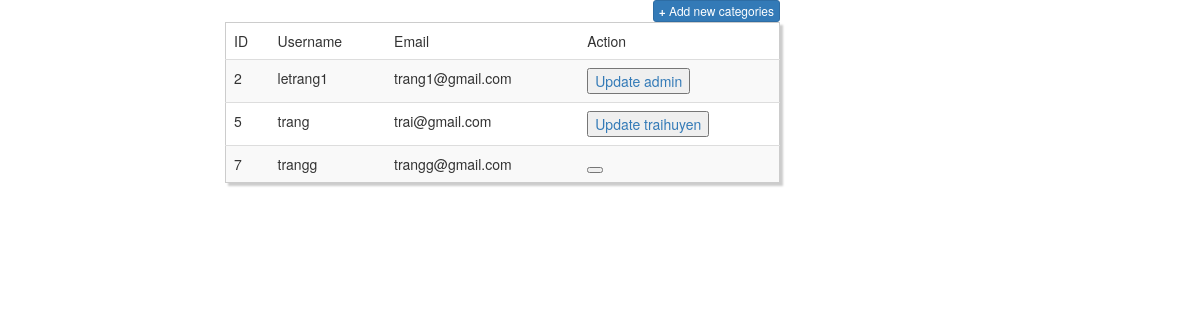
/BAITAP/registration/ptable.php (signed in), run on the app's committed database.
### tables this page shows
CREATE TABLE `user` (
  `id` int(11) NOT NULL,
  `Avatar` varchar(50) NOT NULL,
  `firstname` varchar(50) NOT NULL,
  `lastname` varchar(50) NOT NULL,
  `username` varchar(50) NOT NULL,
  `email` varchar(50) NOT NULL,
  `password` varchar(50) NOT NULL,
  `admin` bit(1) NOT NULL
);

### BAITAP/registration/ptable.php (the view, shortened to what this page needs)
<?php
        $dbserver ='localhost';
        $dbus ='root';
        $password='';
        $dbname ='login';
        $connect_mysql = mysqli_connect($dbserver, $dbus, $password,$dbname);
        $isAdmin = 0;
        if(isset($_COOKIE['Admin'])) {
            $isAdmin = $_COOKIE['Admin'];
        }
        if($isAdmin == 1){
            $sql ="SELECT * FROM`user`";
        }else{
            $sql ="SELECT * FROM`user` WHERE `email` = '" . $_COOKIE['email'] . "'";
        }
        $result = mysqli_query( $connect_mysql,$sql);
 ?>
<!DOCTYPE html>
<html lang="en">
<head>
    <link href="//netdna.bootstrapcdn.com/bootstrap/3.0.0/css/bootstrap.min.css" rel="stylesheet" id="bootstrap-css">
</head>
<body>
<div class="container-fluid">
    <div class="row col-md-6 col-md-offset-2 custyle">
<form  method="POST">
<table class="table table-striped custab">
        <thead>
       <a href="index.php" class="btn btn-primary btn-xs pull-right"><b>+</b> Add new categories</a>
            <tr>
                <td>ID</td>
                <td>Username</td>
                <td>Email</td>
                <td>Action</td>
            </tr>
        </thead>
        <tbody>
            <?php while($rows = mysqli_fetch_array($result)){?>
            <tr>
                <td><?php echo $rows['id'];?></td>
                <td><?php echo $rows['username'];?></td>
                <td><?php echo $rows['email'];?></td>
                <?php
if($isAdmin == 1){
echo    "<td>
            <button><a href='sigin.php?>Update  ".$rows['username']."</a></button>
                </td>";
}else{
   echo '<td></td>';
}
                ?>
            </tr>
            <?php } ?>
        </tbody>
    </table>
    </form>
 </div>
</div>
</body>
</html>

### BAITAP/registration/ptable.php (style rules this page uses)
.custab { border: 1px solid #ccc; padding: 5px; margin: 5% 0; box-shadow: 3px 3px 2px #ccc; transition: 0.5s; }

### data on the page
user: id "2", username "letrang1", email "trang1@gmail.com"
user: username "admin"
user: id "5", username "trang", email "trai@gmail.com"
user: username "traihuyen"
user: id "7", username "trangg", email "trangg@gmail.com"
